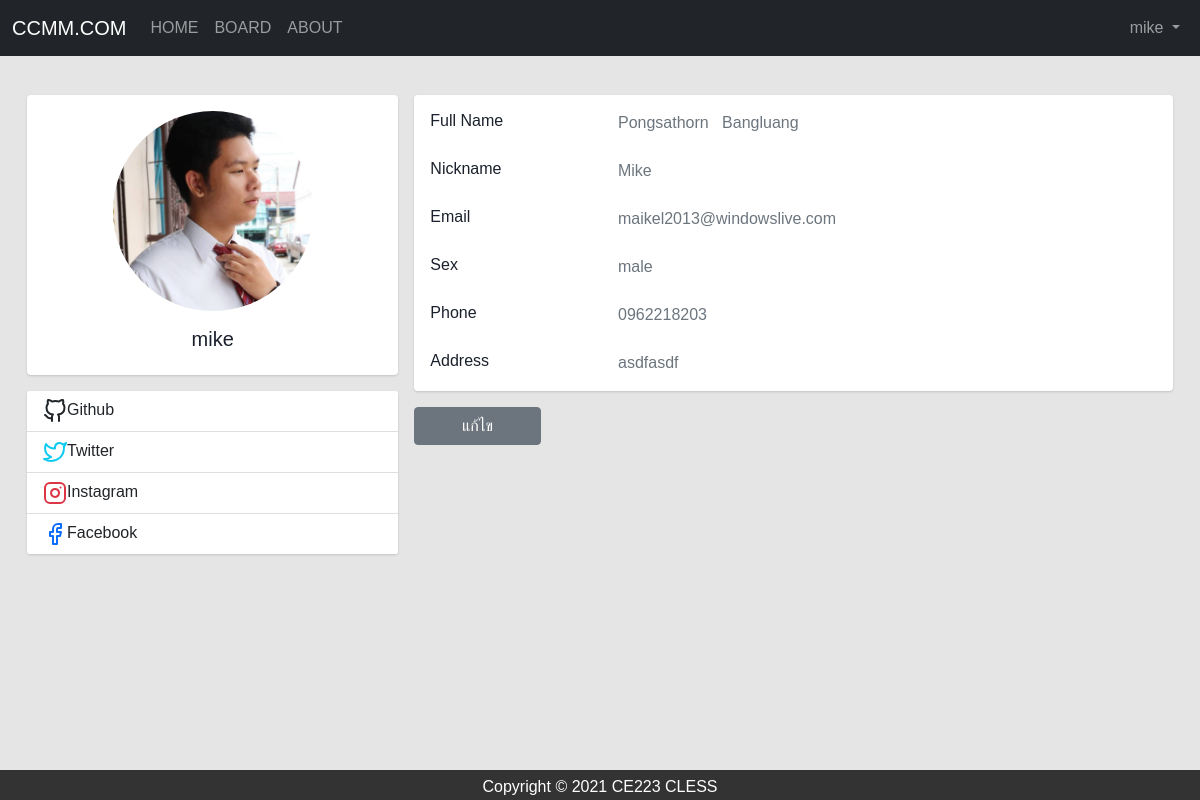
The page /user/account.php (signed in) on the database its author committed.
### tables this page shows
CREATE TABLE `masterlogin` (
  `ID` int(11) NOT NULL,
  `username` varchar(20) NOT NULL,
  `email` varchar(50) NOT NULL,
  `password` varchar(20) NOT NULL,
  `firstname` varchar(50) NOT NULL,
  `lastname` varchar(50) NOT NULL,
  `address` varchar(100) NOT NULL,
  `phone` varchar(10) NOT NULL,
  `role` varchar(5) NOT NULL,
  `text` varchar(200) NOT NULL,
  `nickname` varchar(20) NOT NULL,
  `sex` varchar(4) NOT NULL,
  `Github` varchar(50) NOT NULL,
  `Twitter` varchar(50) NOT NULL,
  `Instagram` varchar(50) NOT NULL,
  `Facebook` varchar(50) NOT NULL,
  `image` text NOT NULL
);

### user/account.php (the view, shortened to what this page needs)
<?php
    require_once "../connection.php";
    $username = $_SESSION['user_login'];
   $sql = "SELECT * FROM  masterlogin WHERE username = '$username' " ;
   $stmt = $db->query($sql);
   $result = $stmt->fetch(PDO::FETCH_ASSOC);
?>
<!DOCTYPE html>
<html lang="en">
<head>
    <link href="https://cdn.jsdelivr.net/npm/bootstrap@5.0.0-beta3/dist/css/bootstrap.min.css" rel="stylesheet">
    <link href="../style.css" rel="stylesheet">
    <link href="../ac.css" rel="stylesheet">
    <nav class="navbar navbar-expand-lg navbar-dark bg-dark">
      <div class="container-fluid">
        <a class="navbar-brand" href="user_home.php">CCMM.COM</a>
        <div class="collapse navbar-collapse" id="navbarSupportedContent">
          <ul class="navbar-nav me-auto">
            <li class="nav-item">
              <a class="nav-link " href="user_home.php">HOME</a>
            </li>
            <li class="nav-item">
              <a class="nav-link" href="blog.php?x&page">BOARD</a>
            </li>
            <li class="nav-item">
              <a class="nav-link" href="abot.php">ABOUT</a>
            </li>
          </ul>
          <ul class="navbar-nav ml-auto">
          <li class="nav-item dropdown">
              <a class="nav-link dropdown-toggle" href="#" id="navbarDropdown" role="button" data-bs-toggle="dropdown" aria-expanded="false">
              &nbsp;&nbsp;&nbsp;&nbsp;<?php echo $_SESSION['user_login']; ?>
              </a>
            </li>
            </ul>
        </div>
      </div>
    </nav>
</head>
<body style="background-color:#E5E5E5;">
<div class="container">
    <div class="main-body">
          <br>
          <div class="row gutters-sm">
            <div class="col-md-4 mb-3">
              <div class="card">
                <div class="card-body">
                  <div class="d-flex flex-column align-items-center text-center">
                    <img src='img/<?php echo $result['image'];?>' alt="" class="rounded-circle" width="200" height="200">
                    <div class="mt-3"><h5>
                      <?php echo $_SESSION['user_login'] ?></h5>
                    </div>
                  </div>
                </div>
              </div>
              <div class="card mt-3">
                <ul class="list-group list-group-flush">
                  <li class="list-group-item d-flex justify-content-between align-items-center flex-wrap">
                    <h6 class="mb-0">Github</h6>
                  </li>
                  <li class="list-group-item d-flex justify-content-between align-items-center flex-wrap">
                    <h6 class="mb-0">Twitter</h6>
                  </li>
                  <li class="list-group-item d-flex justify-content-between align-items-center flex-wrap">
                    <h6 class="mb-0">Instagram</h6>
                  </li>
                  <li class="list-group-item d-flex justify-content-between align-items-center flex-wrap">
                    <h6 class="mb-0">Facebook</h6>
                  </li>
                </ul>
              </div>
            </div>
            <div class="col-md-8">
              <div class="card mb-3">
                <div class="card-body">
                  <div class="row">
                    <div class="col-sm-3">
                      <h6 class="mb-0">Full Name</h6>
                    </div>
                    <div class="col-sm-7 text-secondary ">
                      <?php echo $result['firstname']; ?> &nbsp; <?php echo $result['lastname']; ?>
                    </div>
                  </div>
                  <br>
                  <div class="row">
                    <div class="col-sm-3">
                      <h6 class="mb-0">Nickname</h6>
                    </div>
                    <div class="col-sm-9 text-secondary">
                    <?php echo $result['nickname']; ?>
                    </div>
                  </div>
                  <br>
                  <div class="row">
                    <div class="col-sm-3">
                      <h6 class="mb-0">Email</h6>
                    </div>
                    <div class="col-sm-9 text-secondary">
                    <?php echo $result['email']; ?>
                    </div>
                  </div>
                  <br>
                  <div class="row">
                    <div class="col-sm-3">
                      <h6 class="mb-0">Sex</h6>
                    </div>
                    <div class="col-sm-9 text-secondary">
                    <?php echo $result['sex']; ?>
                    </div>
                  </div>
                  <br>
                  <div class="row">
                    <div class="col-sm-3">
                      <h6 class="mb-0">Phone</h6>
                    </div>
                    <div class="col-sm-9 text-secondary">
                    <?php echo $result['phone']; ?>
                    </div>
                  </div>
                  <br>
                  <div class="row">
                    <div class="col-sm-3">
                      <h6 class="mb-0">Address</h6>
                    </div>
                    <div class="col-sm-9 text-secondary">
                    <?php echo $result['address']; ?>
                    </div>
                  </div>
                </div>
              </div>
              <div class="form-group">
                  <div class="col-sm-2 mt-3">
                  <a href="ac_setting.php"><input type="submit" name="btn_edit" class="btn btn-secondary" style="width: 100%;" value="แก้ไข"></a>
                 </div>
              </div>
                    </div>
                  </div>
                </div>
              </div>
<footer>
  <p>Copyright &copy; <script>document.write(new Date().getFullYear());</script> CE223 CLESS</p>
</footer>
</body>
</html>

### style.css (style rules this page uses)
.container { max-width: 1300px; }
.container-fluid { max-width: 1700px; }
body { position: relative; padding-bottom: 58px; min-height: 100vh; }
footer { text-align: center; background-color: #333; color: #fff; padding: 5px; position: absolute; bottom: 0; width: 100%; height: 30px; }
* { margin: 0; padding: 0; box-sizing: border-box; font-family: 'Poppins' , sans-serif; }

### ac.css (style rules this page uses)
body { color: #1a202c; text-align: left; background-color: #e2e8f0; }
.main-body { padding: 15px; }
.card { box-shadow: 0 1px 3px 0 rgba(0,0,0,.1), 0 1px 2px 0 rgba(0,0,0,.06); }
.card { position: relative; display: flex; flex-direction: column; min-width: 0; word-wrap: break-word; background-color: #fff; background-clip: border-box; border: 0 solid rgba(0,0,0,.125); border-radius: .25rem; }
.card-body { flex: 1 1 auto; min-height: 1px; padding: 1rem; }
.gutters-sm { margin-right: -8px; margin-left: -8px; }
.gutters-sm>.col, .gutters-sm>[class*=col-] { padding-right: 8px; padding-left: 8px; }
.mb-3, .my-3 { margin-bottom: 1rem!important; }

### rows shown on the page
masterlogin: image (picture), firstname "Pongsathorn", lastname "Bangluang", nickname "Mike", email "maikel2013@windowslive.com", sex "male", phone "0962218203", address "asdfasdf"

### other values the page prints
$_SESSION['user_login'] "mike"
